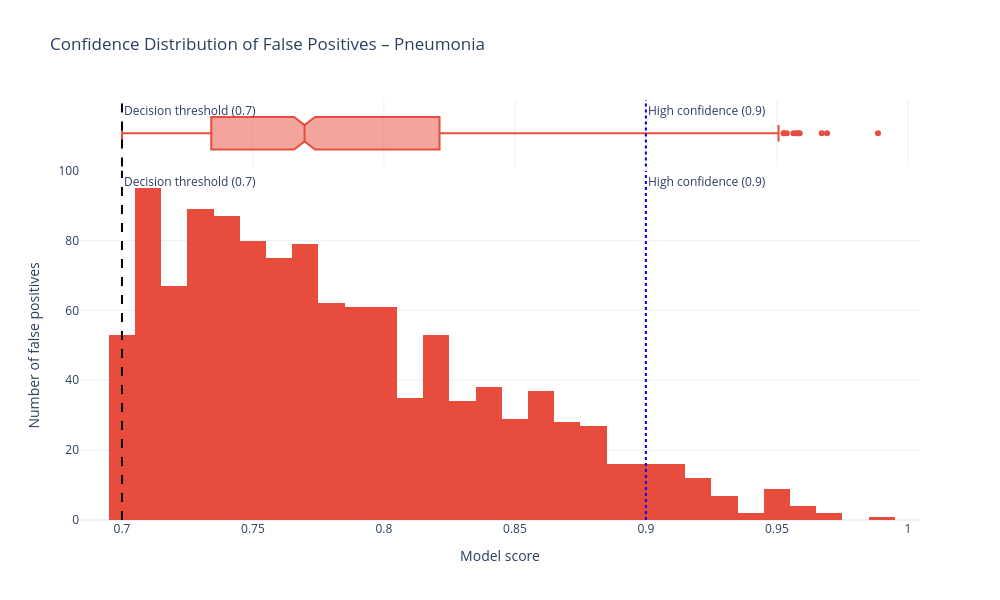

Notebook source saved alongside this figure:
### Code cell
fp_df = df[df["outcome"] == "False Positive"].copy()

fig = px.histogram(
    fp_df,
    x="score",
    nbins=40,
    color_discrete_sequence=["#E74C3C"],
    marginal="box",
    title=f"Confidence Distribution of False Positives – {pathology}",
    hover_data=["age", "sex", "view"]
)

fig.add_vline(
    x=0.7,
    line_dash="dash",
    line_color="black",
    annotation_text="Decision threshold (0.7)"
)

fig.add_vline(
    x=0.9,
    line_dash="dot",
    line_color="blue",
    annotation_text="High confidence (0.9)"
)

fig.update_layout(
    template="plotly_white",
    xaxis_title="Model score",
    yaxis_title="Number of false positives",
    width=1000,
    height=600
)

fig.show()

### Figure 1 — Plotly figure (JSON) as saved in the notebook; plotly's stock layout.template omitted (floating-point values rounded to 4 significant figures; data arrays with more than 128 entries replaced by an {"elided": "..."} marker saying what was removed)
{"data": [{"bingroup": "x", "hovertemplate": "score=%{x}<br>count=%{y}<extra></extra>", "legendgroup": "", "marker": {"color": "#E74C3C", "pattern": {"shape": ""}}, "name": "", "nbinsx": 40, "orientation": "v", "showlegend": false, "type": "histogram", "x": {"elided": "1175 float values"}, "xaxis": "x", "yaxis": "y"}, {"customdata": {"elided": "1175x3 mixed values"}, "hovertemplate": "score=%{x}<br>age=%{customdata[0]}<br>sex=%{customdata[1]}<br>view=%{customdata[2]}<extra></extra>", "legendgroup": "", "marker": {"color": "#E74C3C"}, "name": "", "notched": true, "showlegend": false, "type": "box", "x": {"elided": "1175 float values"}, "xaxis": "x2", "yaxis": "y2"}], "layout": {"annotations": [{"showarrow": false, "text": "Decision threshold (0.7)", "x": 0.7, "xanchor": "left", "xref": "x", "y": 1, "yanchor": "top", "yref": "y domain"}, {"showarrow": false, "text": "Decision threshold (0.7)", "x": 0.7, "xanchor": "left", "xref": "x2", "y": 1, "yanchor": "top", "yref": "y2 domain"}, {"showarrow": false, "text": "High confidence (0.9)", "x": 0.9, "xanchor": "left", "xref": "x", "y": 1, "yanchor": "top", "yref": "y domain"}, {"showarrow": false, "text": "High confidence (0.9)", "x": 0.9, "xanchor": "left", "xref": "x2", "y": 1, "yanchor": "top", "yref": "y2 domain"}], "barmode": "relative", "height": 600, "legend": {"tracegroupgap": 0}, "shapes": [{"line": {"color": "black", "dash": "dash"}, "type": "line", "x0": 0.7, "x1": 0.7, "xref": "x", "y0": 0, "y1": 1, "yref": "y domain"}, {"line": {"color": "black", "dash": "dash"}, "type": "line", "x0": 0.7, "x1": 0.7, "xref": "x2", "y0": 0, "y1": 1, "yref": "y2 domain"}, {"line": {"color": "blue", "dash": "dot"}, "type": "line", "x0": 0.9, "x1": 0.9, "xref": "x", "y0": 0, "y1": 1, "yref": "y domain"}, {"line": {"color": "blue", "dash": "dot"}, "type": "line", "x0": 0.9, "x1": 0.9, "xref": "x2", "y0": 0, "y1": 1, "yref": "y2 domain"}], "title": {"text": "Confidence Distribution of False Positives – Pneumonia"}, "width": 1000, "xaxis": {"anchor": "y", "domain": [0, 1], "title": {"text": "Model score"}}, "xaxis2": {"anchor": "y2", "domain": [0, 1], "matches": "x", "showgrid": true, "showticklabels": false}, "yaxis": {"anchor": "x", "domain": [0, 0.8316], "title": {"text": "Number of false positives"}}, "yaxis2": {"anchor": "x2", "domain": [0.8416, 1], "matches": "y2", "showgrid": false, "showline": false, "showticklabels": false, "ticks": ""}}}
